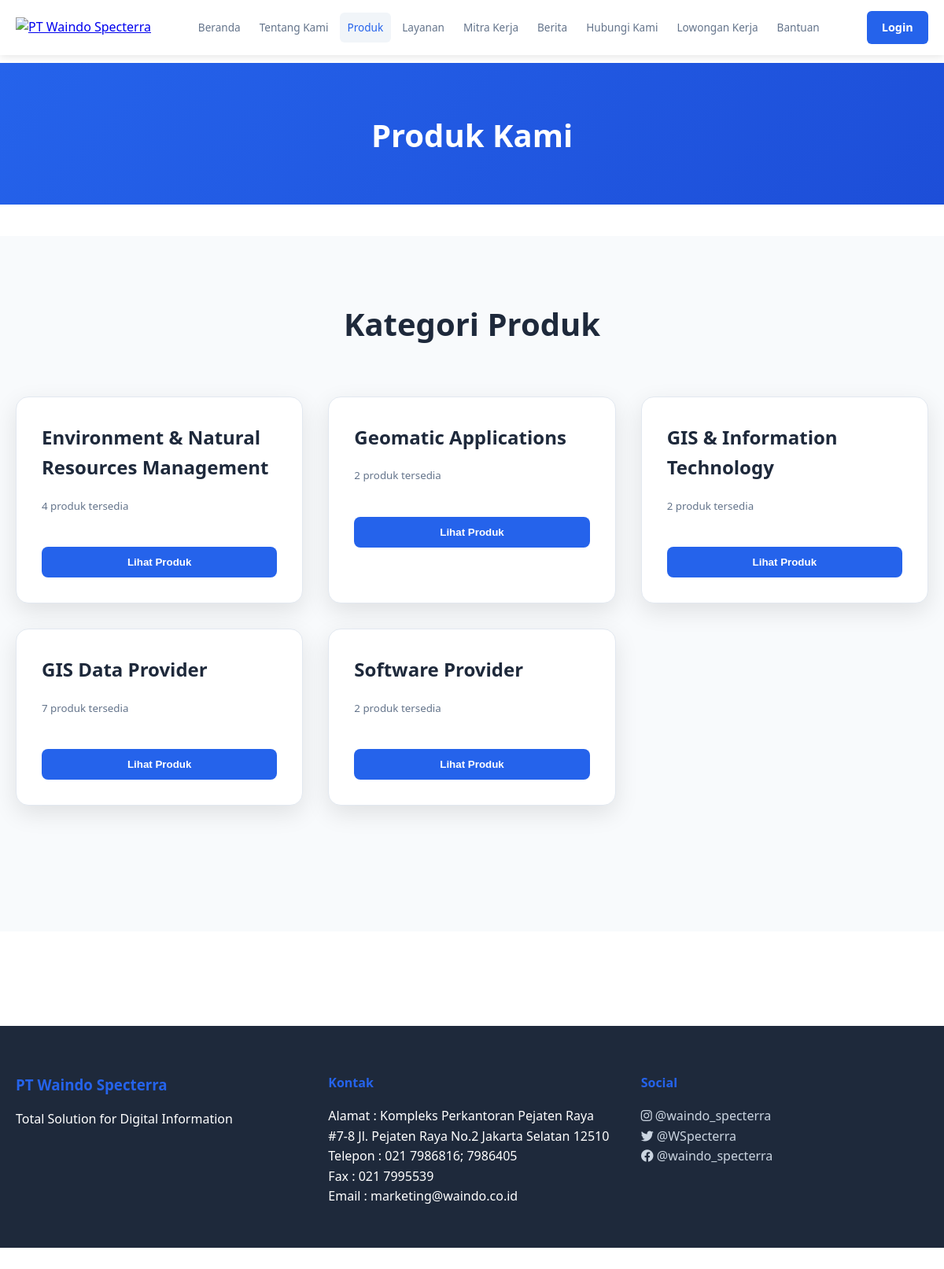
/produk.php, run on the app's committed database.
### tables this page shows
CREATE TABLE `product_categories` (
  `category_id` int NOT NULL,
  `category_key` varchar(50) NOT NULL,
  `category_name` varchar(100) NOT NULL,
  `category_description` text,
  `created_at` timestamp NULL DEFAULT CURRENT_TIMESTAMP,
  `updated_at` timestamp NULL DEFAULT CURRENT_TIMESTAMP ON UPDATE CURRENT_TIMESTAMP
);

### produk.php (the view, shortened to what this page needs)
<?php
require_once 'connect/koneksi.php';
$categories_query = "
    SELECT
        pc.*,
        COUNT(p.product_id) as product_count
    FROM product_categories pc
    LEFT JOIN products p ON pc.category_id = p.category_id AND p.status = 'active'
    GROUP BY pc.category_id
    ORDER BY pc.category_name
";
$categories_result = mysqli_query($conn, $categories_query);
?>
<!DOCTYPE html>
<html lang="id">
<head>
    <link rel="stylesheet" href="assets/css/common.css">
    <link rel="stylesheet" href="assets/css/navbar.css">
    <link rel="stylesheet" href="assets/css/pages.css">
    <link rel="stylesheet" href="assets/css/produk.css">
    <link rel="stylesheet" href="https://cdnjs.cloudflare.com/ajax/libs/font-awesome/6.0.0/css/all.min.css">
</head>
<body class="produk-page">
    <?php include 'includes/navbar.php'; ?>
    <div class="page-container">
        <header class="page-header">
            <div class="container">
                <h1 class="fade-in-up">Produk Kami</h1>
            </div>
        </header>
        <main class="page-content">
            <section class="products-section">
                <div class="container">
                    <div class="products-intro fade-in-up">
                        <h2>Kategori Produk</h2>
                    </div>
                    <div class="product-categories">
                        <?php while ($category = mysqli_fetch_assoc($categories_result)): ?>
                            <div class="category-card fade-in-up">
                                <h3><?php echo htmlspecialchars($category['category_name']); ?></h3>
                                <p><small><?php echo $category['product_count']; ?> produk tersedia</small></p>
                                <button class="category-btn" data-category="<?php echo $category['category_key']; ?>">Lihat Produk</button>
                            </div>
                        <?php endwhile; ?>
                    </div>
                </div>
            </section>
        </main>
    </div>
    <footer class="footer">
        <div class="container">
            <div class="footer-content">
                <div class="footer-section">
                    <h3>PT Waindo Specterra</h3>
                    <p>Total Solution for Digital Information</p>
                </div>
                <div class="footer-section">
                    <h4>Kontak</h4>
                    <p>Alamat : Kompleks Perkantoran Pejaten Raya #7-8 Jl. Pejaten Raya No.2 Jakarta Selatan 12510</p>
                    <p>Telepon : 021 7986816; 7986405</p>
                    <p>Fax : 021 7995539</p>
                    <p>Email : marketing@waindo.co.id</p>
                </div>
                <div class="footer-section">
                    <h4>Social</h4>
                    <p><a href="https://www.instagram.com/waindo_specterra?igshid=fysfd3j6l41n"><i class="fa-brands fa-instagram"></i> @waindo_specterra</a></p>
                    <p><a href="https://x.com/WSpecterra?s=08"><i class="fa-brands fa-twitter"></i> @WSpecterra</a></p>
                    <p><a href="https://www.instagram.com/waindo_specterra?igshid=fysfd3j6l41n"><i class="fa-brands fa-facebook"></i> @waindo_specterra</a></p>
                </div>
            </div>
        </div>
    </footer>
</body>
</html>

### assets/css/common.css (style rules this page uses)
* { margin: 0; padding: 0; box-sizing: border-box; }
body { font-family: "Segoe UI", Tahoma, Geneva, Verdana, sans-serif; line-height: 1.6; color: #333; background-color: #ffffff; padding-top: 70px; }
.container { max-width: 1200px; margin: 0 auto; padding: 0 20px; }
.page-header { background: linear-gradient(135deg, #2563eb 0%, #1d4ed8 100%); color: white; padding: 120px 0 80px; text-align: center; }
.page-header h1 { font-size: 3rem; font-weight: 700; margin-bottom: 1rem; }
.footer { background: #1e293b; color: white; padding: 60px 0 20px; margin-top: 80px; }
.footer-content { display: grid; grid-template-columns: repeat(auto-fit, minmax(250px, 1fr)); gap: 2rem; margin-bottom: 2rem; }
.footer-section h3, .footer-section h4 { margin-bottom: 1rem; color: #2563eb; }
.footer-section a { color: #cbd5e1; text-decoration: none; transition: color 0.3s ease; }
.fade-in-up { animation: fadeInUp 0.6s ease-out; }

### assets/css/navbar.css (style rules this page uses)
body { margin-top: -60px; }

### assets/css/pages.css (style rules this page uses)
.page-container { min-height: 100vh; padding-top: 70px; }
.page-header { background: linear-gradient(135deg, #2563eb 0%, #1d4ed8 100%); color: white; padding: 60px 0 40px; text-align: center; }
.page-header h1 { font-size: 2.5rem; font-weight: 700; margin-bottom: 1rem; }
.page-content { padding: 40px 0; }
.container { max-width: 1200px; margin: 0 auto; padding: 0 20px; }

### assets/css/produk.css (style rules this page uses)
.products-section { padding: 80px 0; background: #f8fafc; }
.products-intro { text-align: center; margin-bottom: 60px; }
.products-intro h2 { font-size: 2.5rem; color: #1e293b; margin-bottom: 1rem; }
.product-categories { display: grid; grid-template-columns: repeat(auto-fit, minmax(350px, 1fr)); gap: 2rem; margin-bottom: 80px; }
.category-card { background: white; border-radius: 16px; padding: 2rem; box-shadow: 0 10px 30px rgba(0, 0, 0, 0.1); transition: all 0.3s ease; border: 1px solid #e2e8f0; }
.category-card h3 { font-size: 1.5rem; color: #1e293b; margin-bottom: 1rem; }
.category-card p { color: #64748b; margin-bottom: 1.5rem; }
.category-btn { background: #2563eb; color: white; padding: 0.75rem 1.5rem; border: none; border-radius: 8px; font-weight: 600; cursor: pointer; transition: all 0.3s ease; width: 100%; margin-top: 1rem; }
.fade-in-up { animation: fadeInUp 0.6s ease-out; }

### data on the page
product_categories: category_name "Environment & Natural Resources Management", product_count "4"
product_categories: category_name "Geomatic Applications", product_count "2"
product_categories: category_name "GIS & Information Technology", product_count "2"
product_categories: category_name "GIS Data Provider", product_count "7"
product_categories: category_name "Software Provider", product_count "2"
